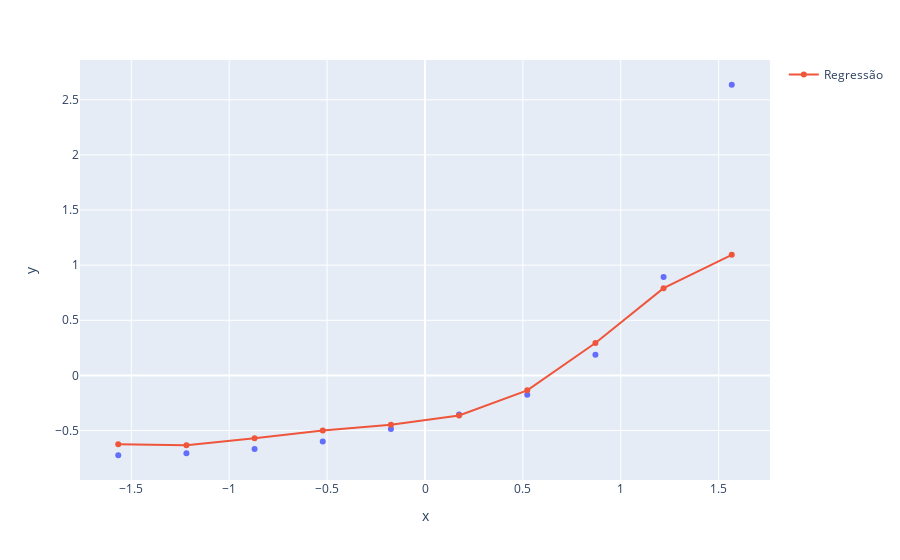

The notebook cell this image was saved under:
### Code cell
grafico = px.scatter(x= X_scaler.ravel(), y= Y_scaler.ravel())
grafico.add_scatter(x = X_scaler.ravel(), y= regressor_svr.predict(X_scaler), name="Regressão")
grafico.show()

### Figure 1 — Plotly figure (JSON) as saved in the notebook; plotly's stock layout.template omitted (floating-point values rounded to 4 significant figures)
{"data": [{"hovertemplate": "x=%{x}<br>y=%{y}<extra></extra>", "legendgroup": "", "marker": {"color": "#636efa", "symbol": "circle"}, "mode": "markers", "name": "", "orientation": "v", "showlegend": false, "type": "scatter", "x": [-1.567, -1.219, -0.8704, -0.5222, -0.1741, 0.1741, 0.5222, 0.8704, 1.219, 1.567], "xaxis": "x", "y": [-0.724, -0.7066, -0.6682, -0.5984, -0.4867, -0.3542, -0.1762, 0.1867, 0.8915, 2.636], "yaxis": "y"}, {"name": "Regressão", "type": "scatter", "x": [-1.567, -1.219, -0.8704, -0.5222, -0.1741, 0.1741, 0.5222, 0.8704, 1.219, 1.567], "y": [-0.6235, -0.6329, -0.5707, -0.4987, -0.4464, -0.3633, -0.1355, 0.2935, 0.7912, 1.094]}], "layout": {"legend": {"tracegroupgap": 0}, "margin": {"t": 60}, "xaxis": {"anchor": "y", "domain": [0, 1], "title": {"text": "x"}}, "yaxis": {"anchor": "x", "domain": [0, 1], "title": {"text": "y"}}}}
